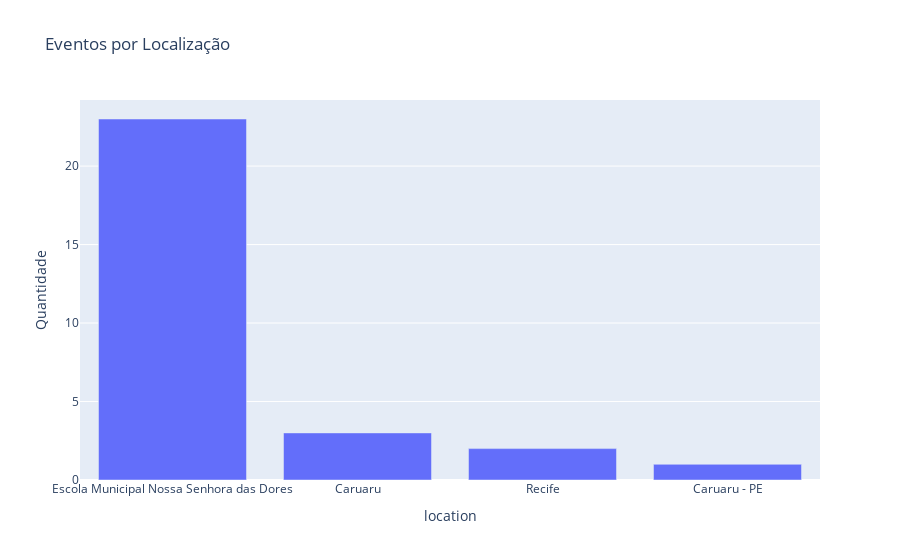

Write notebook code for a chart like this one.
### Code cell
# Crie um novo DataFrame com as contagens para cada 'location'
df_counts = df_events['location'].value_counts().reset_index()
df_counts.columns = ['location', 'Quantidade']

# Ordene o DataFrame pela quantidade de eventos
df_counts = df_counts.sort_values('Quantidade', ascending=False)

# Crie o gráfico de barras
fig = px.bar(df_counts, x='location', y='Quantidade', title='Eventos por Localização')

fig.show()

### Figure 1 — Plotly figure (JSON) as saved in the notebook; plotly's stock layout.template omitted (floating-point values rounded to 4 significant figures)
{"data": [{"alignmentgroup": "True", "hovertemplate": "location=%{x}<br>Quantidade=%{y}<extra></extra>", "legendgroup": "", "marker": {"color": "#636efa", "pattern": {"shape": ""}}, "name": "", "offsetgroup": "", "orientation": "v", "showlegend": false, "textposition": "auto", "type": "bar", "x": ["Escola Municipal Nossa Senhora das Dores", "Caruaru", "Recife", "Caruaru - PE"], "xaxis": "x", "y": [23, 3, 2, 1], "yaxis": "y"}], "layout": {"barmode": "relative", "legend": {"tracegroupgap": 0}, "title": {"text": "Eventos por Localização"}, "xaxis": {"anchor": "y", "domain": [0, 1], "title": {"text": "location"}}, "yaxis": {"anchor": "x", "domain": [0, 1], "title": {"text": "Quantidade"}}}}
